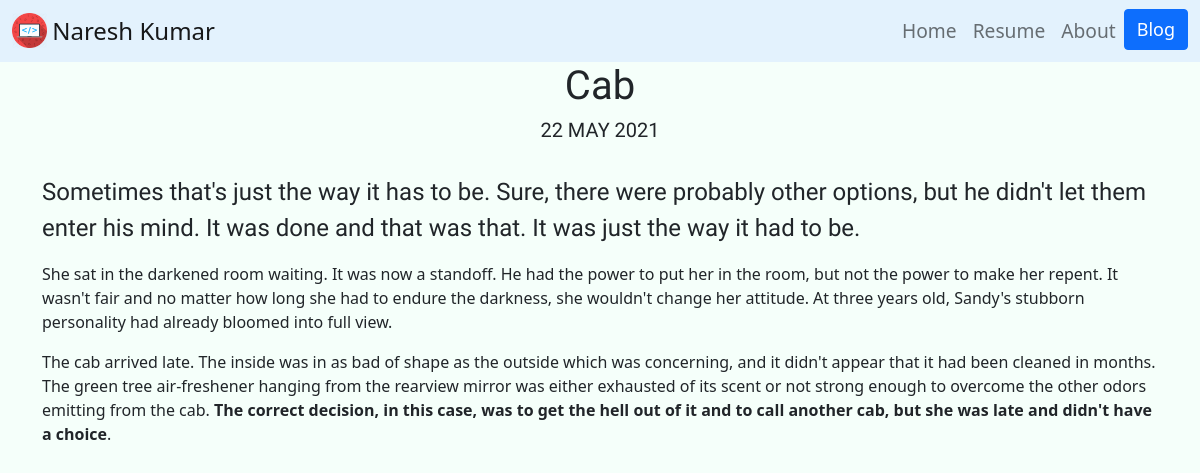
Page /blog/3/ on the committed database.
### blog/models.py (models this page shows, shortened)
class Blog(models.Model):
    title = models.CharField(max_length=50)
    date = models.DateField(auto_now=True)
    description = models.TextField()

### blog/views.py (the view)
# urls.py: path('<int:blog_id>/', views.details, name='details'),
def details(request, blog_id):
    blog = get_object_or_404(Blog, pk=blog_id)
    return render(request, 'blog/details.html', {'blog' : blog })

### blog/templates/blog/details.html
{% extends 'portfolio/base.html' %}
{% block content %}
<div class="container">
    <h1 style="font-family: Headland One; text-align: center;"> {{ blog.title }} </h1>
    <h5 style="font-family: Headland One; text-align: center;"> {{ blog.date|date:'j F Y'|upper }} </h5>
    <br>
    <p style="font-family: Satisfy; font-size: x-large;"> {{ blog.description|safe }} </p>
    <br><br>
</div>
{% endblock %}

### rows in the picture
Blog: title "Cab", date "22 MAY 2021", description "Sometimes that's just the way it has to be. Sure, there were probably other options, but he didn't let them enter his mind. It was done and that was that. It was just the way it had to be. She sat in the darkened room waiting. It was now a standoff. He had the power to put her in the room, but not the power to make her repent. It wasn't fair and no matter how long she had to endure the darkness, she wouldn't change her attitude. At three years old, Sandy's stubborn personality had already bloomed into full view. The cab arrived late. The inside was in as bad of shape as the outside which was concerning, and it didn't appear that it had been cleaned in months. The green tree air-freshener…"
